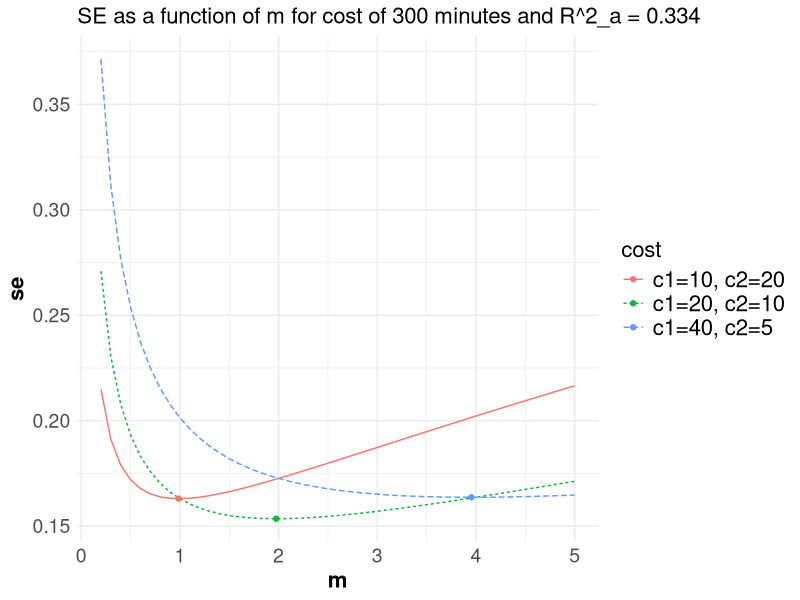
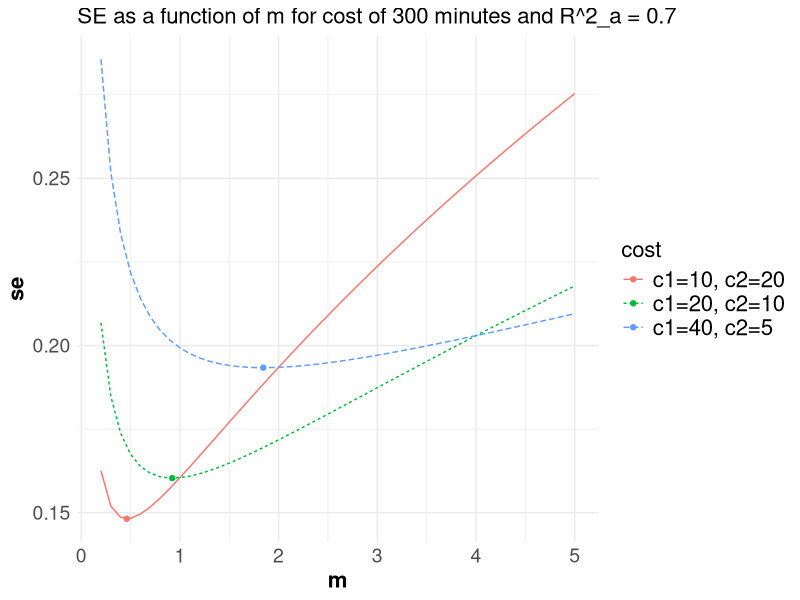

Write R code to recreate these figures, in order.
## ---- chunk 1
knitr::opts_chunk$set(collapse=TRUE, prompt=TRUE, comment=NULL,tidy.opts=list(width.cutoff=60),tidy=FALSE,eval=TRUE,eval=TRUE, warning=FALSE, message  = FALSE, fig.width = 11, fig.height = 7)
library(dplyr)
library(tidyr)
library(ggplot2)
## ---- chunk 2
n <- 16
qt(.975, df= n-1)
se_squared <- (1-n/100)*0.56392/(n*4) + (1-2/4)*0.18504/(n*2)  
qt(.975, df= n-1)*sqrt(se_squared) # 0.2 or less??
## ---- chunk 3
n <- c(17,18,19)
se_squared <- (1-n/100)*0.56392/(n*4) + (1-2/4)*0.18504/(n*2)  
qt(.975, df= n-1)*sqrt(se_squared) # 0.2 or less??
## ---- chunk 4
m_opt <- function(c1, c2, R2_a, N, M) 
{ sqrt(c1*M*(N-1)*(1-R2_a)/(c2*(N*M-1)*R2_a))}

n_opt <- function(C, c1, c2, m_opt)
{ C/(c1 + c2*m_opt)}

se <- function(n, m, N, M, MSW, MSB)
{ sqrt((1-n/N)*MSB/(n*M) + (1-m/M)*MSW/(n*m))}

mydata <- tibble(
  cost = c("c1=40, c2=5", "c1=10, c2=20", "c1=20, c2=10"),
  c1 = c(40, 10, 20),
  c2 = c(5, 20, 10), 
  x = c(1,2,3))

mydata_grid <- expand(mydata, nesting(cost, c1, c2), m = seq(.2, 5, by=.1))

mydata_grid <- mydata_grid %>%
  mutate(
    n = n_opt(300, c1, c2, m), 
    se = se(n, m, 100, 4, 0.18504, 0.56392)
  )


mydata <- mydata %>%
  mutate(
    m = m_opt(c1, c2, 0.337, 100, 4), 
    n = n_opt(300, c1, c2, m), 
    se = se(n, m, 100, 4, 0.18504, 0.56392)
  )

ggplot(mydata_grid, aes(x = m, y = se, color = cost)) + 
  geom_line(aes(linetype = cost)) + 
  geom_point(data = mydata, aes(x=m, y = se, color = cost)) +
  labs(title="SE as a function of m for cost of 300 minutes and R^2_a = 0.334") + 
  theme_minimal() + 
  theme(axis.text=element_text(size=14),
        axis.title=element_text(size=16,face="bold"), 
        legend.text = element_text(size=16),
        legend.title = element_text(size=16),
        plot.title = element_text(size=16)) 


## ---- chunk 5

mydata <- tibble(
  cost = c("c1=40, c2=5", "c1=10, c2=20", "c1=20, c2=10"),
  c1 = c(40, 10, 20),
  c2 = c(5, 20, 10), 
  x = c(1,2,3))

mydata_grid <- expand(mydata, nesting(cost, c1, c2), m = seq(.2, 5, by=.1))

s2 <- 0.18504/(1-.334)

mydata_grid <- mydata_grid %>%
  mutate(
    n = n_opt(300, c1, c2, m), 
    se = se(n, m, 100, 4, s2*(1-.7), s2*(100*(4-1)*.7/(100-1) + 1))
  )


mydata <- mydata %>%
  mutate(
    m = m_opt(c1, c2, .7, 100, 4), 
    n = n_opt(300, c1, c2, m), 
    se = se(n, m, 100, 4, s2*(1-.7), s2*(100*(4-1)*.7/(100-1) + 1))
  )

ggplot(mydata_grid, aes(x = m, y = se, color = cost)) + 
  geom_line(aes(linetype = cost)) + 
  geom_point(data = mydata, aes(x=m, y = se, color = cost)) +
  labs(title="SE as a function of m for cost of 300 minutes and R^2_a = 0.7") + 
  theme_minimal() + 
  theme(axis.text=element_text(size=14),
        axis.title=element_text(size=16,face="bold"), 
        legend.text = element_text(size=16),
        legend.title = element_text(size=16),
        plot.title = element_text(size=16)) 


